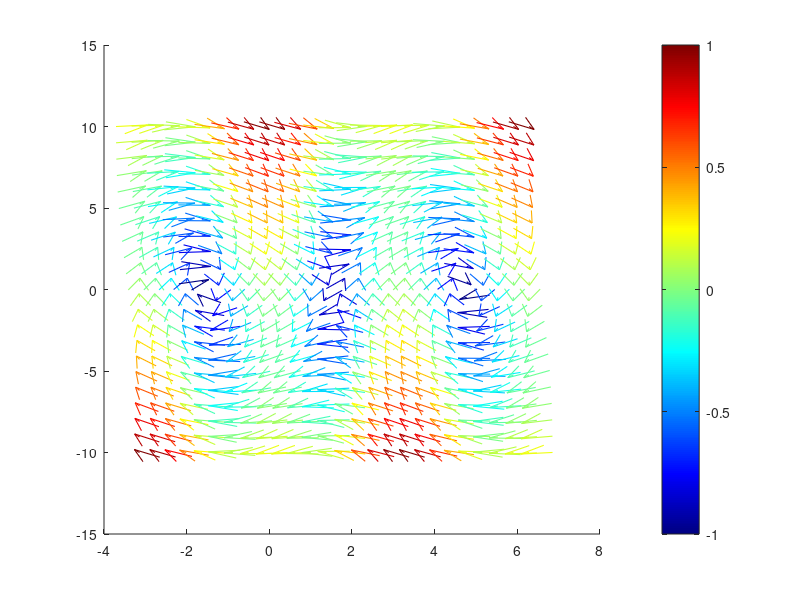

The MATLAB script that drew this image: (Note: this script raises an error after producing the figure.)
% =========================================================
%  Simple pendulum with linear drag — Phase portrait
%  with a single trajectory over the vector field
%
%  Equation of motion:
%    theta_ddot = -(mu/m)*theta_dot - (g/L)*cos(theta)
%
%  State vector:  x = [theta ; theta_dot]
%  x1 = theta        (angle, rad)
%  x2 = theta_dot    (angular velocity, rad/s)
% =========================================================

clear; clc; close all;

% ── Parameters ──────────────────────────────────────────
g   = 9.81;
L   = 1.0;
m   = 1.0;
mu  = 0.5;

% ── Initial conditions (your case study) ────────────────
theta0    =  pi/2; % initial angle         (rad)
thetadot0 =  0;     % initial angular vel.  (rad/s)

% ── Equation of motion ──────────────────────────────────
eom = @(t, x) [ x(2) ;
               -(mu/m)*x(2) - (g/L)*cos(x(1)) ];

% ── Vector field grid ───────────────────────────────────
[TH, DTH] = meshgrid(linspace(-pi, 2*pi, 26), linspace(-10, 10, 22));

U = DTH;
V = -(mu/m)*DTH - (g/L)*cos(TH);

% Magnitude — used for both normalization and colormap
mag = sqrt(U.^2 + V.^2) + 1e-6;

% Normalize so all arrows are the same visual length
U_n = U ./ mag;
V_n = V ./ mag;

% ── Figure ──────────────────────────────────────────────
figure('Name', 'Phase portrait — single trajectory')
hold on

% ── Draw the vector field, colored by magnitude ─────────
%
%  quiver alone can't colormap individual arrows, so we loop
%  over each grid point and color each arrow by its magnitude.
%
%  We normalize magnitude to [0,1] for the colormap lookup.

mag_flat = mag(:);
mag_min  = min(mag_flat);
mag_max  = max(mag_flat);

cmap = colormap(jet(256));   % 256-color jet palette

for i = 1:numel(TH)
    % Map this arrow's magnitude to a color index
    c_idx = round(1 + 255 * (mag(i) - mag_min) / (mag_max - mag_min));
    col   = cmap(c_idx, :);

    quiver(TH(i), DTH(i), U_n(i)*0.22, V_n(i)*0.22, 0, ...
           'Color', col, 'LineWidth', 0.8, 'MaxHeadSize', 2)
end

% ── Colorbar ─────────────────────────────────────────────
cb = colorbar;
clim([mag_min, mag_max]);

% ── Integrate the single trajectory ─────────────────────
x0    = [theta0; thetadot0];
tspan = [0, 100];
opts  = odeset('RelTol', 1e-8, 'AbsTol', 1e-10);

[T, X] = ode45(eom, tspan, x0, opts);

theta    = X(:,1);
thetadot = X(:,2);

% Draw the trajectory
plot(theta, thetadot, 'w-',  'LineWidth', 2.0)

% Mark start and end
plot(theta(1),   thetadot(1),   'wo', 'MarkerSize', 9, ...
     'MarkerFaceColor', 'w', 'DisplayName', 'Start')
plot(theta(end), thetadot(end), 'w^', 'MarkerSize', 9, ...
     'MarkerFaceColor', 'k', 'DisplayName', 'End (settled)')

% ── Formatting ───────────────────────────────────────────
xlabel('$\theta$  (rad)',        'FontSize', 13, 'Interpreter','latex')
ylabel('$\dot{\theta}$  (rad/s)', 'FontSize', 13, 'Interpreter','latex')
title('Phase portrait', 'FontSize', 12)

xticks([-pi, -pi/2, 0, pi/2, pi, 3*pi/2, 2*pi])
xticklabels({'-\pi', '-\pi/2', '0', '\pi/2', '\pi', '2*\pi/2', '3*\pi'})
xlim([-pi 2*pi]);  ylim([-10 10])
grid on;  box on
hold off

% (Assuming you have already run the ODE solver and have T, theta, and thetadot)

figure(Name='Time response');
plot(T, theta, LineWidth=2);
grid on;
xlabel("Time (s)");
ylabel("\theta (rad)");
title("Time response");
